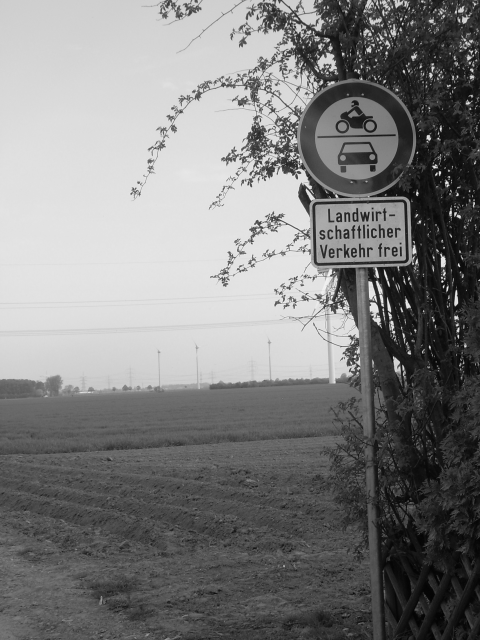
//> input picture uebung5/strasse1.bmp, 480 x 640 px
$ ./chamfer   (built with g++ and OpenCV 4)
//> lines starting //> are read from the running program, lines starting //| are printed output that depends on the picture; after the words box and inside, x2 and y2 are one past the last pixel; in counts of white or black regions, pixels touching at a corner belong together
#include <opencv2/opencv.hpp>
#include <iostream>
#include <vector>
#include <cmath>
#include <algorithm>

using namespace std;
using namespace cv;

//int getMin(int val1, int val2, int val3, int val4, int val5){
//
//}


int main(int argc, char *argv[]) {
    Mat im = imread("strasse1.bmp",IMREAD_GRAYSCALE);
//> im is the input picture: 640 rows x 480 cols, CV_8UC1; min 3, max 244, mean 126.6
    Mat edges = im.clone();
    Mat im_col = im.clone();

    // get Canny
    Canny(im, edges, 210, 300);
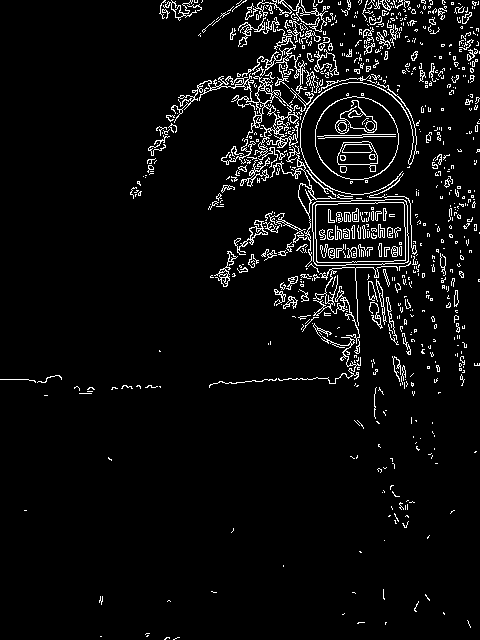
//> edges: 640 rows x 480 cols, CV_8UC1; 5.2% white in thin lines or dots

    Mat shape = imread("zeichen1.bmp", IMREAD_GRAYSCALE);
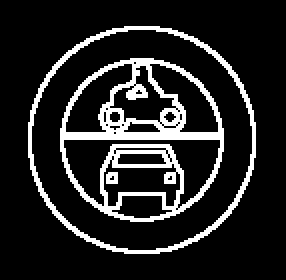
//> input picture uebung5/zeichen1.bmp, 143 x 140 px (shown 2 times larger)
//> shape: 140 rows x 143 cols, CV_8UC1; 14.3% white in thin lines or dots, all inside (x1, y1, x2, y2) = (14, 13, 128, 127)

    // Step 1: INITIALIZE


    int D [480][640];

    for(int i = 0; i<480; i++) {
        for(int j = 0; j<640; j++) {
            if(edges.at<uchar>(i,j) > 0) {
                D[i][j] = 0;
            } else {
                //D[i][j] = std::numeric_limits<int>::max();
                D[i][j] = 10000;
            }
        }
    }

    int norm1_1 = 1;
    int norm1_2 = 2;


    int d1=0;
    int d2=0;
    int d3=0;
    int d4=0;

    std::vector<int> temp;

    // L-R Pass

    for(int v = 0; v<im.rows; v++) {
        for(int u = 0; u<im.cols; u++) {
            if(D[u][v] > 0) {
                // [4 lines of commented-out code are left out]
                d1 = 10000;
                d2 = 10000;
                d3 = 10000;
                d4 = 10000;

                if(u > 0) {
                    d1 = norm1_1 + D[u-1][v];
                    if(v>0){
                        d2 = norm1_2 + D[u-1][v-1];
                    }
                }
                if(v>0) {
                    d3 = norm1_1 + D[u][v-1];
                    if(u < (im.cols-1)) {
                        d4 = norm1_2 + D[u+1][v-1];
                    }
                }

                temp.clear();
                temp.push_back(D[u][v]);
                temp.push_back(d1);
                temp.push_back(d2);
                temp.push_back(d3);
                temp.push_back(d4);

                D[u][v] = *max_element(std::begin(temp), std::end(temp));

            }
        }
    }
//> this loop made 640 passes
//> (d1, d2, d3) on passes 1 to 3: (10099, 10000, 10000), (10102, 10100, 10100), (10105, 10103, 10103)
//> after the loop, d1 = 12396; d2 = 12394; d3 = 12394; d4 = 10000; temp = [10000, 12396, 12394, 12394, 10000]


    // R-L Pass

    for(int v = im.rows-1; v>=0; v--) {
        for(int u = im.cols-1; u>=0; u--) {
            if(D[u][v] > 0) {
                // [4 lines of commented-out code are left out]
                d1 = 10000;
                d2 = 10000;
                d3 = 10000;
                d4 = 10000;
                if(u<(im.cols-1)) {
                    d1 = norm1_1 + D[u+1][v];
                    if(v < im.rows-1) {
                        d2 = norm1_2 + D[u+1][v+1];
                    }
                }
                if(v < (im.rows-1)) {
                    d3 = norm1_1 + D[u][v+1];
                    if(u > 0) {
                        d4 = norm1_2 + D[u-1][v+1];
                    }
                }
                temp.clear();
                temp.push_back(D[u][v]);
                temp.push_back(d1);
                temp.push_back(d2);
                temp.push_back(d3);
                temp.push_back(d4);

                D[u][v] = *max_element(std::begin(temp), std::end(temp));
            }

        }
    }
//> this loop made 640 passes
//> (d1, d2, d3) on passes 1 to 3: (11939, 10000, 10000), (12170, 11940, 11940), (12173, 12171, 12171)
//> after the loop, d1 = 14792; d2 = 14790; d3 = 14790; d4 = 10000; temp = [10000, 14792, 14790, 14790, 10000]


    // Chamfer match


    int MI = im.cols;
//> MI = 480
    int NI = im.rows;
//> NI = 640
    int MR = shape.cols;
//> MR = 143
    int NR = shape.rows;
//> NR = 140
    int q=0;
    int n=0;

    //std::cout<<MI-MR+1<<"  "<<NI-NR+1<<endl;
    double Q [338][501];

    for(int r = 0; r <= (MI-MR); r++) {
        for(int s = 0; s <= (NI-NR); s++) {
            q = 0;
            n=0;
            for(int i = 0; i<=(MR-1); i++) {
                for(int j = 0; j<=(NR-1); j++) {
                    if((shape.at<uchar>(i,j))>0) {
                        q = q + D[r+i][s+j];
                        n = n + 1;
                    }
                }
            }

            Q[r][s] = (double)q/(double)n;
        }
    }
//> this loop made 338 passes
//> q on passes 1 to 3: 37186668, 37183810, 37180952
//> after the loop, q = 36033064; n = 2858

    double min= std::numeric_limits<double>::max();
    double mini=0;
    double minj=0;
    for(int i = 0; i<338; i++) {
        for(int j = 0; j <501; j++) {
            //cout<<Q[i][j]<<endl;
            if(Q[i][j] < min) {
                min = Q[i][j];
                mini = i;
                minj = j;
            }
        }
    }
//> this loop made 338 passes
//> (min, mini, minj) on passes 1 to 3: (10204.2, 0, 225), (10197.8, 1, 226), (10197.8, 1, 226)

    cvtColor(im, im_col, COLOR_GRAY2BGR);


    circle(im, Point(minj+((int)(shape.rows/2)),mini+((int)(shape.cols/2))), 50, Scalar(0, 0, 255), FILLED, LINE_AA);
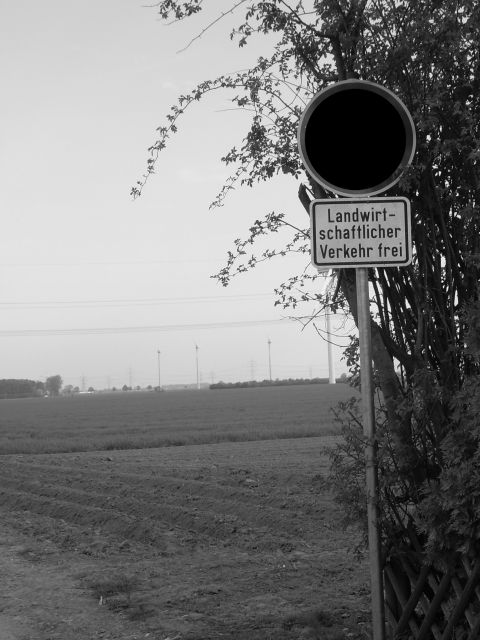
//> im: 640 rows x 480 cols, CV_8UC1; 2.69% of pixels changed, all inside (x1, y1, x2, y2) = (304, 88, 407, 191)

    imshow( "edges", im );
    waitKey(0);


}
